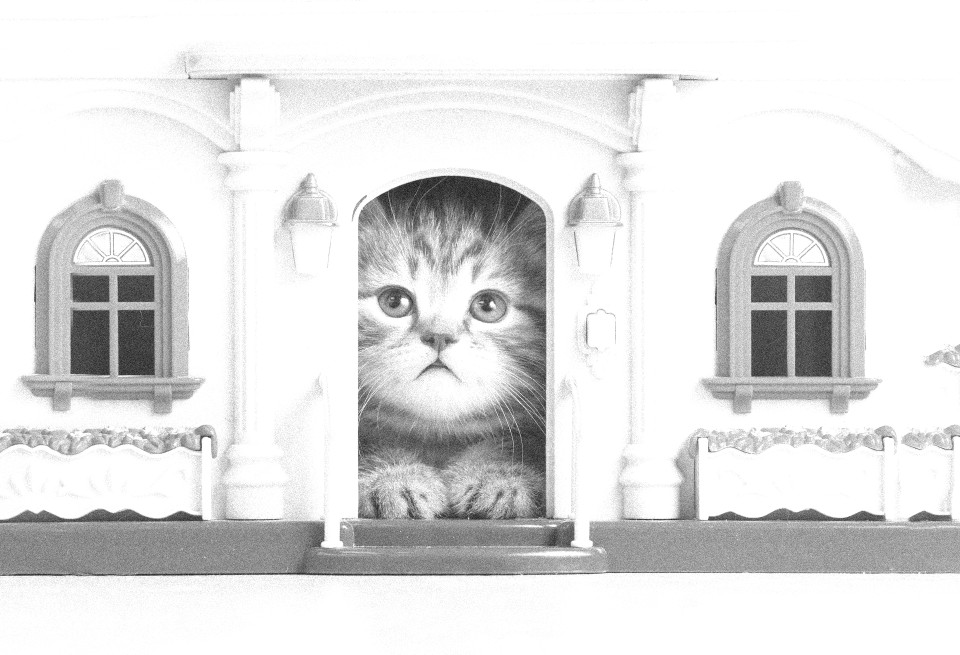
%> input picture noisy1.png, 1920 x 1309 px (shown at 1/2 size)
$ octave Restoration_and_Reconstruction.m   (GNU Octave 9; MATLAB toolbox functions it lacks are replaced by stand-ins)
%> lines starting %> are read from the running program, lines starting %| are printed output that depends on the picture
%% noisy1 recovering
% Read Image and check the image with imtool
    f = im2gray(imread('noisy1.png'));
%> f is the input picture: size 1309x1920 uint8; min 21, max 255, mean 224.2
    %imtool(f);

% Take a constant gray level block from the image and Plot the block
    block = f(553:731,348:372);
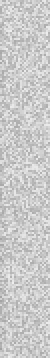
%> block: size 179x25 uint8 (shown 2 times larger); min 162, max 240, mean 202.4

% Get the histogram of the block
    h = imhist(block);
%> h = 256 values, max 89 at index 197, min 0 at index 1, mean 17.48

% Design the gaussian pdf for uniform noise
    m = mean(double(block(:))); % mean
%> m = 202.4
    v = std(double(block(:)));  % variance
%> v = 17.51
    x = [0:255];

    ng = h;
%> ng has the same summary as h
%deciding values from histogram
    ng(ng<232)=0;
    ng(174:232)=71;
    ng(ng>169)=0;

% Figure the image histogram and uniform noise line
    figure;
    subplot(1,3,1);
    bar(x,h);
    hold on;
    plot(x,ng,'r-','linewidth',2);
    title("histogram and uniform noise line");

% Image has additive noise type, that is Uniform Noise acording to the histogram
% Midpoint Filter - Works best for Gaussian and Uniform noise.
% I also implemented Arithmetic Mean filter to make image smoother

% padding image with zeros to apply the filter
paddedImage = [zeros(1,size(f,2)+2); zeros(size(f,1),1) f zeros(size(f,1),1) ;zeros(1,size(f,2)+2)];

% applying arithmetic mean filter to make image smoother
%> (the run ends here)
